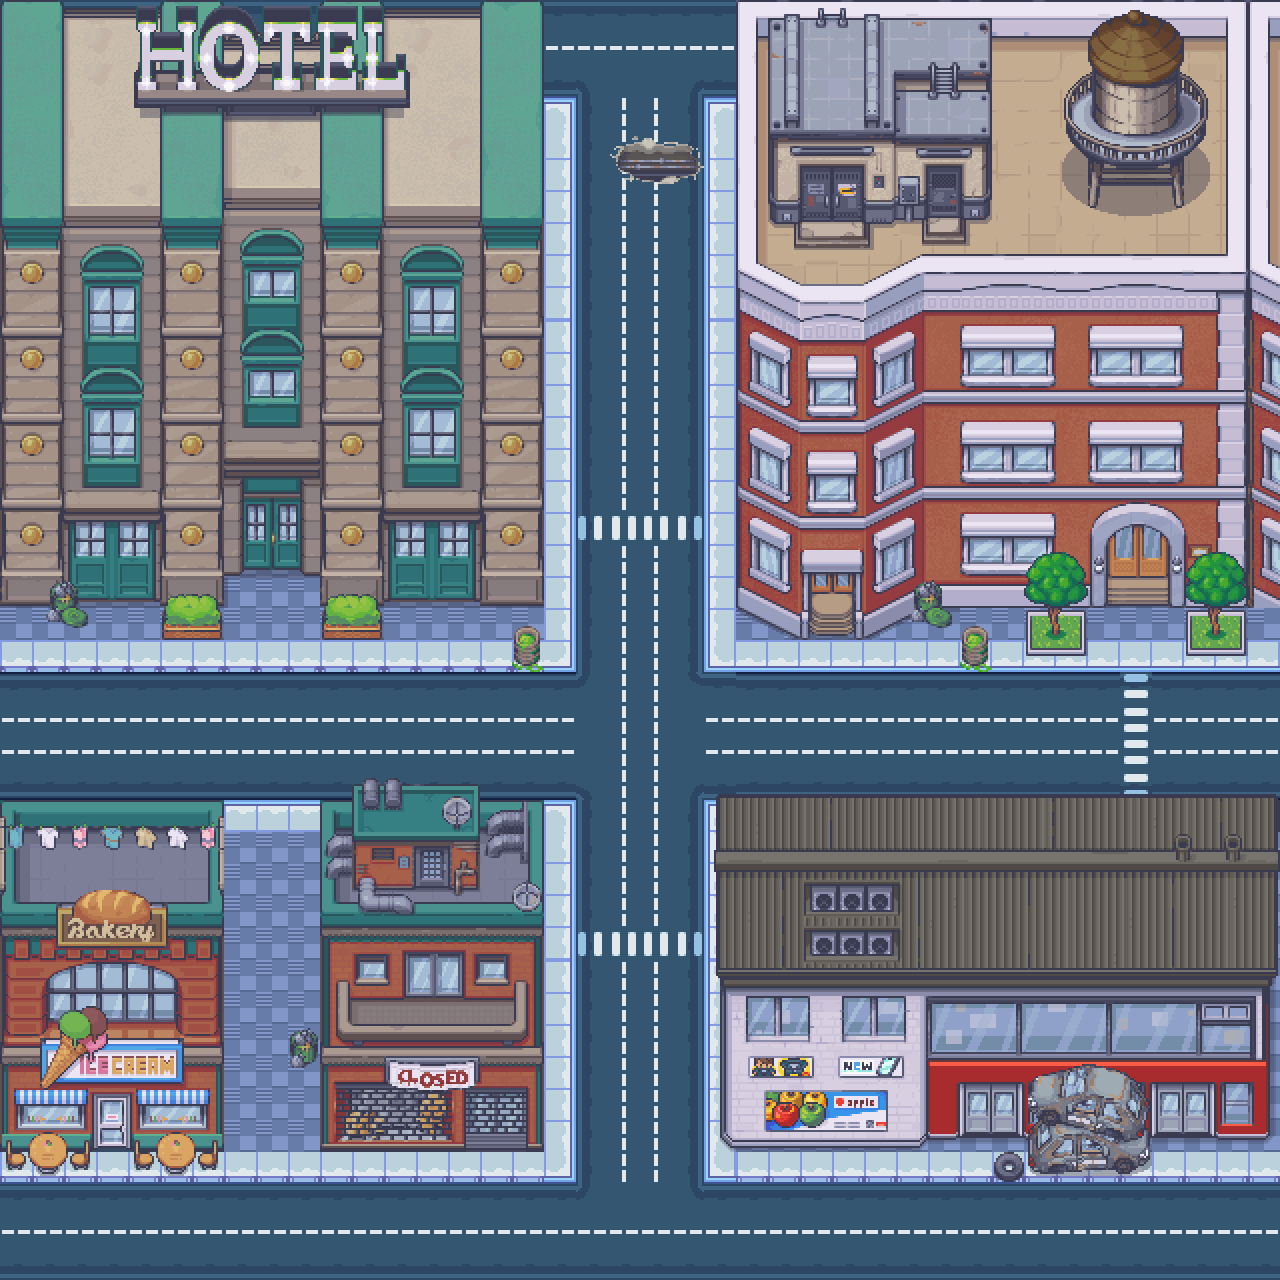

Below is a game level as drawn by its tile map, then a one-line description and the .tmx that defines it (tile-layer data replaced by summaries):
An orthogonal 40x40 tile map with 32x32 px tiles, 7 tile layers (ground1Layer, roadLayer, building1Layer, building2Layer, ...), 7 tilesets and 13 objects (medal1, medal2, medal3, medal4, medal5, ...).

<map version="1.10" tiledversion="1.10.2" orientation="orthogonal" renderorder="right-down" width="40" height="40" tilewidth="32" tileheight="32" infinite="0" nextlayerid="13" nextobjectid="52">
 <tileset firstgid="1" name="Example2" tilewidth="32" tileheight="32" tilecount="221" columns="17">
  <image source="../../Paid/Paid/CleanCity/Example2.png" width="544" height="416" />
 </tileset>
 <tileset firstgid="222" name="City-01" tilewidth="32" tileheight="32" tilecount="896" columns="56">
  <image source="../../Paid/Paid/CleanCity/City-01.png" width="1792" height="512" />
 </tileset>
 <tileset firstgid="1118" name="5_Floor_Modular_Buildings_32x32" tilewidth="32" tileheight="32" tilecount="8288" columns="32">
  <image source="../../Paid/Paid/Modern Exterior/5_Floor_Modular_Buildings_32x32.png" width="1024" height="8288" />
 </tileset>
 <tileset firstgid="9406" name="9_Shopping_Center_and_Markets_32x32" tilewidth="32" tileheight="32" tilecount="2176" columns="32">
  <image source="../../Paid/Paid/Modern Exterior/9_Shopping_Center_and_Markets_32x32.png" width="1024" height="2176" />
 </tileset>
 <tileset firstgid="11582" name="3_City_Props_32x32" tilewidth="32" tileheight="32" tilecount="2240" columns="32">
  <image source="../../Paid/Paid/Modern Exterior/3_City_Props_32x32.png" width="1024" height="2240" />
 </tileset>
 <tileset firstgid="13822" name="4_Generic_Buildings_32x32" tilewidth="32" tileheight="32" tilecount="3712" columns="32">
  <image source="../../Paid/Paid/Modern Exterior/4_Generic_Buildings_32x32.png" width="1024" height="3712" />
 </tileset>
 <tileset firstgid="17534" name="12_Hotel_and_Hospital_32x32" tilewidth="32" tileheight="32" tilecount="1984" columns="32">
  <image source="../../Paid/Paid/Modern Exterior/12_Hotel_and_Hospital_32x32.png" width="1024" height="1984" />
 </tileset>
 <layer id="11" name="ground1Layer" width="40" height="40">
  <data>[1600 cells, 1600 non-empty, 1 distinct tile ids]</data>
 </layer>
 <layer id="1" name="roadLayer" width="40" height="40">
  <data>[1600 cells, 881 non-empty, 38 distinct tile ids]</data>
 </layer>
 <layer id="4" name="building1Layer" width="40" height="40">
  <data>[1600 cells, 468 non-empty, 409 distinct tile ids]</data>
 </layer>
 <layer id="5" name="building2Layer" width="40" height="40">
  <data>[1600 cells, 650 non-empty, 588 distinct tile ids]</data>
 </layer>
 <layer id="6" name="floatingLayer" width="40" height="40">
  <data>[1600 cells, 19 non-empty, 19 distinct tile ids]</data>
 </layer>
 <layer id="2" name="curb1Layer" width="40" height="40">
  <data>[1600 cells, 152 non-empty, 134 distinct tile ids]</data>
 </layer>
 <layer id="3" name="curb2Layer" width="40" height="40">
  <data>[1600 cells, 27 non-empty, 19 distinct tile ids]</data>
 </layer>
 <objectgroup id="12" name="objectLayer">
  <object id="23" name="medal1" x="288" y="896">
   <point />
  </object>
  <object id="36" name="medal2" x="960" y="1216">
   <point />
  </object>
  <object id="39" name="medal3" x="608" y="928">
   <point />
  </object>
  <object id="40" name="medal4" x="480" y="736">
   <point />
  </object>
  <object id="41" name="medal5" x="256" y="672">
   <point />
  </object>
  <object id="43" name="medal6" x="864" y="736">
   <point />
  </object>
  <object id="44" name="medal7" x="1248" y="736">
   <point />
  </object>
  <object id="45" name="medal8" x="672" y="480">
   <point />
  </object>
  <object id="46" name="medal9" x="576" y="256">
   <point />
  </object>
  <object id="47" name="medal10" x="704" y="64">
   <point />
  </object>
  <object id="49" name="croissant1" x="256" y="1120">
   <point />
  </object>
  <object id="50" name="croissant2" x="640" y="736">
   <point />
  </object>
  <object id="51" name="croissant3" x="704" y="256">
   <point />
  </object>
 </objectgroup>
</map>
